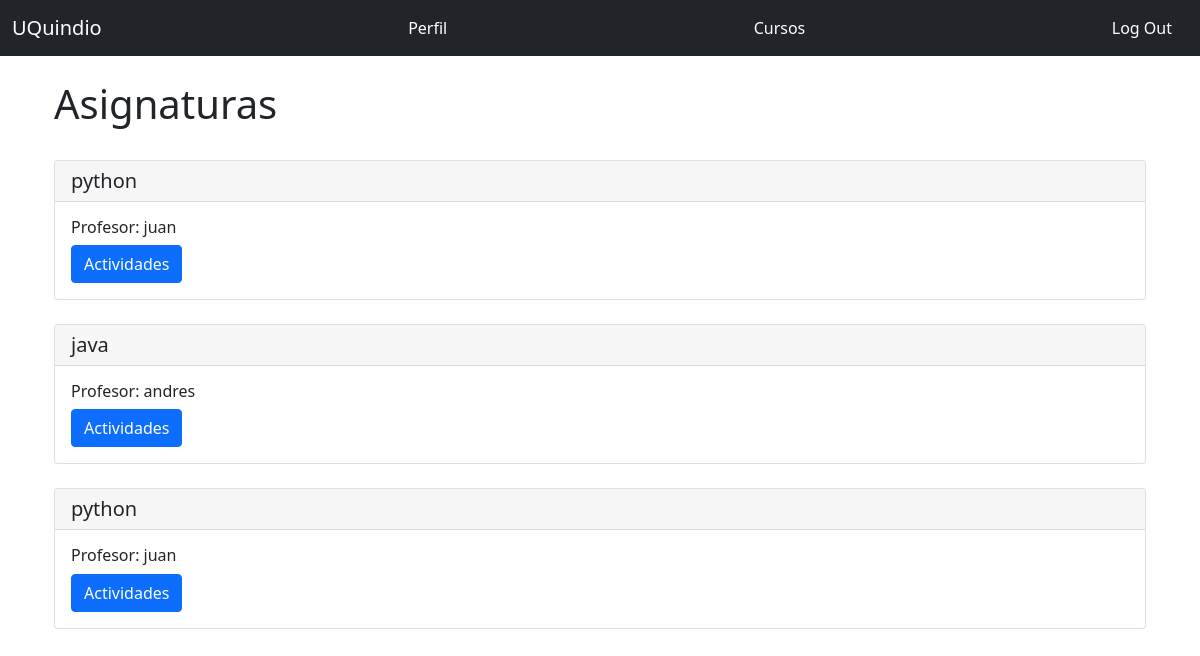
The app's page /courses/pablin (signed in), older data.
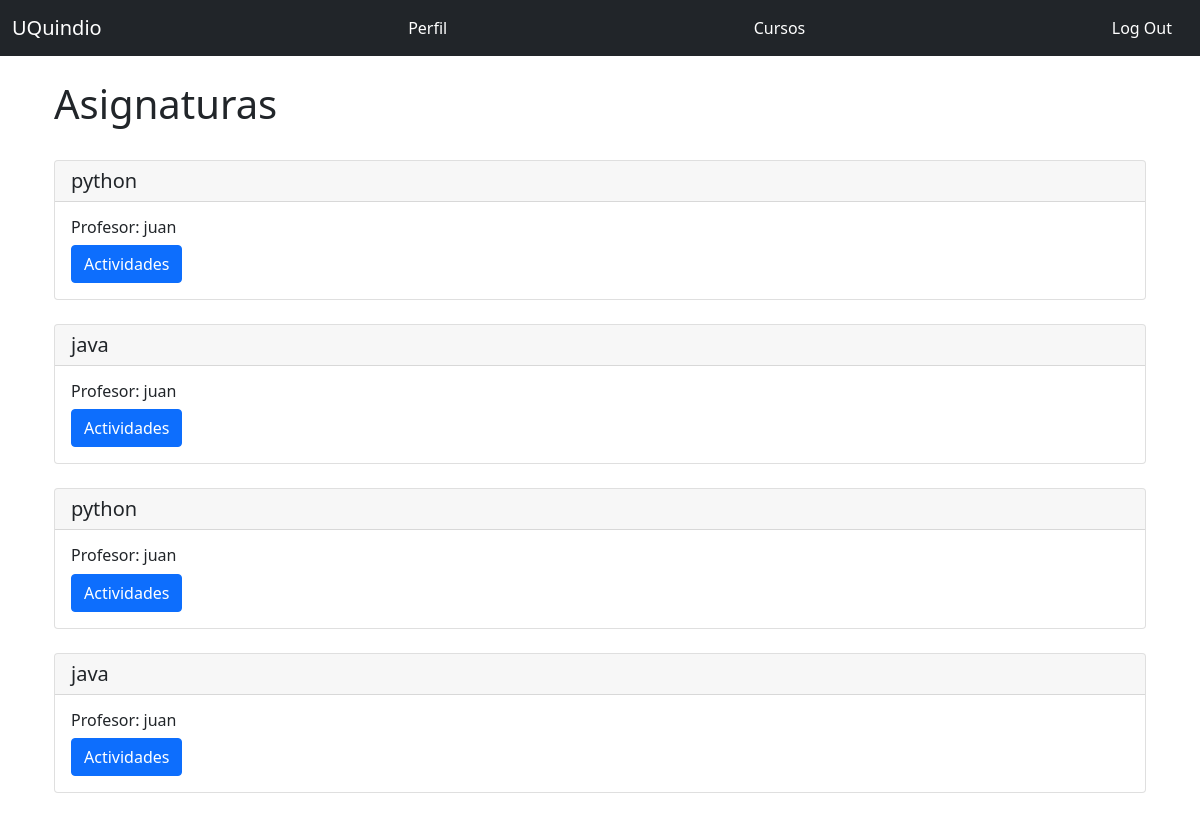
The same page, newer data.
### app.py (models this page shows, shortened)
class Homework(db.Model):
    __tablename__ = 'homework'
    id = db.Column(db.Integer, primary_key = True)
    title = db.Column(db.String(128))
    description = db.Column(db.Text)
    limit_date = db.Column(db.DateTime, default=datetime.utcnow)
    status = db.Column(db.String)
    student_comment = db.Column(db.Text)
    grade = db.Column(db.DECIMAL(5,2))
    date_sent = db.Column(db.DateTime)
    file_url = db.Column(db.String)
    enrollment_id = db.Column(db.Integer, db.ForeignKey('enrollment.id'))

class Course(db.Model):
    __tablename__ = 'courses'
    id = db.Column(db.Integer, primary_key=True)
    name = db.Column(db.String(64), unique=True, index=True)
    code = db.Column(db.String(64), unique=True, index=True)
    about = db.Column(db.String(128))
    teacher_id = db.Column(db.Integer,db.ForeignKey(Teacher.id))

class Teacher(UserMixin, db.Model):
    __tablename__ = 'teachers'
    id = db.Column(db.Integer, primary_key = True)
    email = db.Column(db.String(64), unique=True, index=True)
    username = db.Column(db.String(64), unique=True, index=True)
    name = db.Column(db.String(64))
    last_name = db.Column(db.String(64))
    cc = db.Column(db.Integer, unique=True, index=True)
    age = db.Column(db.Integer)
    genre = db.Column(db.CHAR)
    password_hash = db.Column(db.String(128))
    role_id = db.Column(db.Integer, db.ForeignKey('roles.id'))
    course_list = db.relationship("Course",uselist=True, backref="teacher",lazy="subquery")
    @property
    def password(self):
        raise AttributeError('password no es un atributo legible')

### app.py (the view)
@app.route('/courses/<username>')
@login_required
@require_role(role="Student")
def courses(username):
    user = User.query.filter(User.username==username).first()
    result = db.session.execute('Select students.name, courses.name As course, teachers.name As teacher, homework.title As homework, enrollment.id As enrollment From courses Inner Join enrollment On courses.id = enrollment.course_id Inner Join students On students.id = enrollment.student_id Inner Join teachers On teachers.id = courses.teacher_id Inner Join homework On enrollment.id = homework.enrollment_id Where students.username = :val', {'val': current_user.username})
    return render_template('courses.html', result=result)

### app.py (called while the page is built)
def require_role(role):
    def decorator(func):
        @wraps(func)
        def wrapped_function(*args, **kwargs):
            if not session['account_type'] == role:
                return redirect("/404")
            else:
                return func(*args, **kwargs)
        return wrapped_function
    return decorator

@login_manager.user_loader
def load_user(user_id):
    if session['account_type'] == 'Student':
        return User.query.get(int(user_id))
    elif session['account_type'] == 'Teacher':
        return Teacher.query.get(int(user_id))
    else:
      return None

### templates/courses.html
{% extends "base.html" %}
{% from "_macros.html" import render_modal_asign with context %}
{% from "_macros.html" import render_field with context %}
{% block page_content %}
<div class="page-header">
    <h1>Asignaturas</h1>
    <br/>
    {% for student in result %}
    <div class="card">
        <h5 class="card-header">{{ student.course }}</h5>
            <div class="card-body">
                <h6 class="card-title">Profesor: {{ student.teacher }} </h6>
                <a href="{{ url_for('activities', enrollment_id=student.enrollment) }}">
                    <span class="btn btn-primary">Actividades</span>
                </a>
            </div>
    </div>
    <br/>
    {% endfor %}
{% endblock %}

Row changes from the older to the newer data that the page shows:
computed for Homework (number 2 of 4 on the later page): teacher "andres" → "juan"
added Homework: course "java", teacher "juan"
